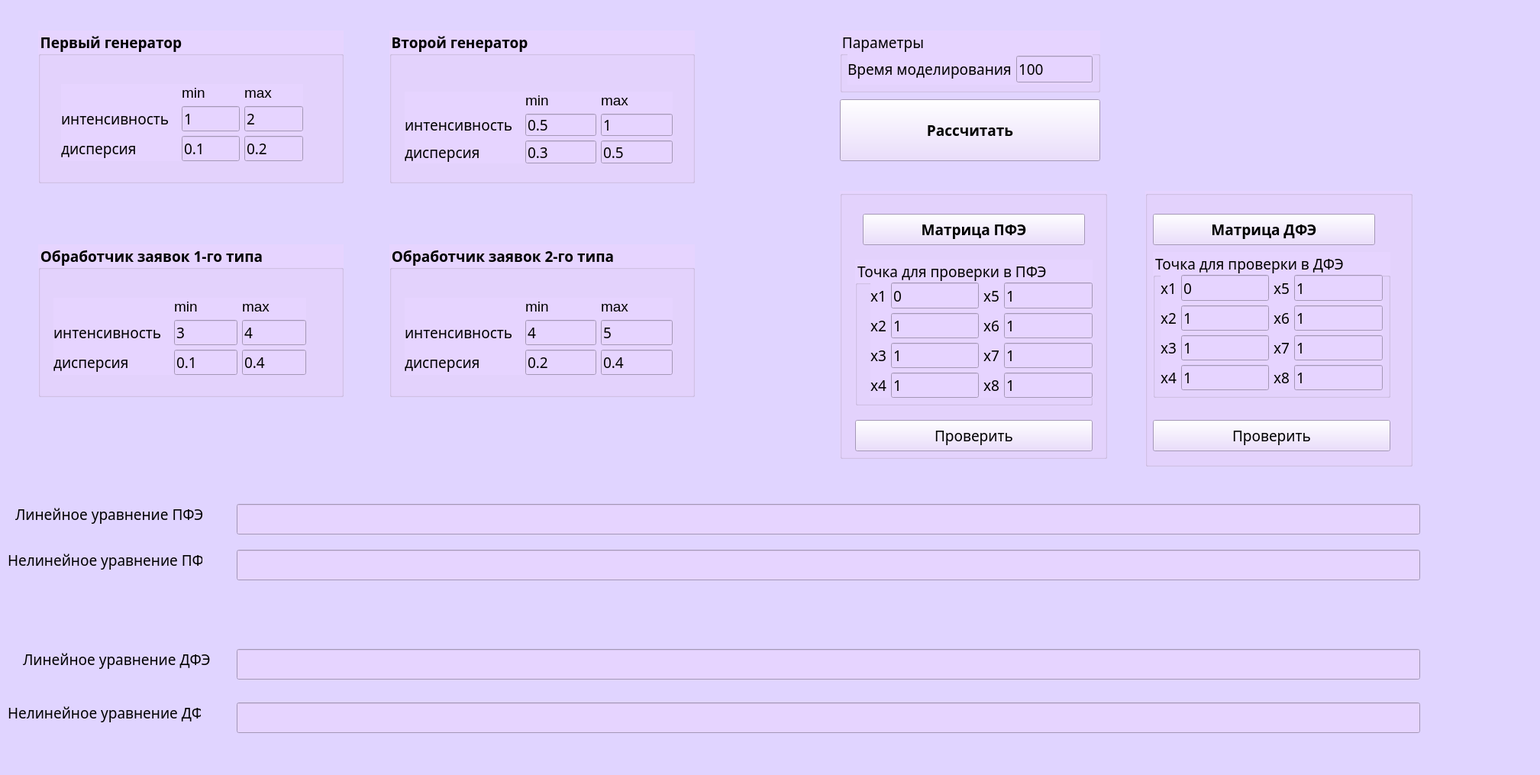
<?xml version="1.0" encoding="UTF-8"?>
<ui version="4.0">
 <class>Form</class>
 <widget class="QWidget" name="Form">
  <property name="geometry">
   <rect>
    <x>0</x>
    <y>0</y>
    <width>2017</width>
    <height>1015</height>
   </rect>
  </property>
  <property name="sizePolicy">
   <sizepolicy hsizetype="Fixed" vsizetype="Fixed">
    <horstretch>0</horstretch>
    <verstretch>0</verstretch>
   </sizepolicy>
  </property>
  <property name="font">
   <font>
    <family>Monaco</family>
    <pointsize>14</pointsize>
   </font>
  </property>
  <property name="windowTitle">
   <string>EP lab_3</string>
  </property>
  <property name="styleSheet">
   <string notr="true">background-color: rgb(224, 212, 255);</string>
  </property>
  <widget class="QPushButton" name="calc_button">
   <property name="geometry">
    <rect>
     <x>1100</x>
     <y>130</y>
     <width>341</width>
     <height>81</height>
    </rect>
   </property>
   <property name="font">
    <font>
     <family>Monaco</family>
     <pointsize>14</pointsize>
     <bold>true</bold>
    </font>
   </property>
   <property name="styleSheet">
    <string notr="true">background-color: rgb(230, 212, 255);</string>
   </property>
   <property name="text">
    <string>Рассчитать</string>
   </property>
  </widget>
  <widget class="QGroupBox" name="groupBox">
   <property name="geometry">
    <rect>
     <x>50</x>
     <y>40</y>
     <width>400</width>
     <height>200</height>
    </rect>
   </property>
   <property name="font">
    <font>
     <family>Monaco</family>
     <pointsize>14</pointsize>
     <bold>true</bold>
    </font>
   </property>
   <property name="styleSheet">
    <string notr="true">background-color: rgb(230, 212, 255);</string>
   </property>
   <property name="title">
    <string>Первый генератор</string>
   </property>
   <widget class="QWidget" name="gridLayoutWidget">
    <property name="geometry">
     <rect>
      <x>30</x>
      <y>70</y>
      <width>317</width>
      <height>101</height>
     </rect>
    </property>
    <layout class="QGridLayout" name="gridLayout_3">
     <item row="2" column="0">
      <widget class="QLabel" name="label_a_2">
       <property name="font">
        <font>
         <family>Monaco</family>
         <pointsize>14</pointsize>
        </font>
       </property>
       <property name="text">
        <string notr="true">дисперсия</string>
       </property>
      </widget>
     </item>
     <item row="0" column="2">
      <widget class="QLabel" name="label_8">
       <property name="font">
        <font>
         <pointsize>14</pointsize>
        </font>
       </property>
       <property name="text">
        <string>max</string>
       </property>
      </widget>
     </item>
     <item row="2" column="2">
      <widget class="QLineEdit" name="line_edit_max_gen_var">
       <property name="font">
        <font>
         <family>Monaco</family>
         <pointsize>14</pointsize>
        </font>
       </property>
       <property name="text">
        <string>0.2</string>
       </property>
      </widget>
     </item>
     <item row="1" column="1">
      <widget class="QLineEdit" name="line_edit_min_gen_int">
       <property name="font">
        <font>
         <family>Monaco</family>
         <pointsize>14</pointsize>
        </font>
       </property>
       <property name="text">
        <string>1</string>
       </property>
      </widget>
     </item>
     <item row="1" column="0">
      <widget class="QLabel" name="label_b">
       <property name="font">
        <font>
         <family>Monaco</family>
         <pointsize>14</pointsize>
        </font>
       </property>
       <property name="text">
        <string notr="true">интенсивность  </string>
       </property>
      </widget>
     </item>
     <item row="0" column="1">
      <widget class="QLabel" name="label_5">
       <property name="font">
        <font>
         <pointsize>14</pointsize>
        </font>
       </property>
       <property name="text">
        <string>min</string>
       </property>
      </widget>
     </item>
     <item row="2" column="1">
      <widget class="QLineEdit" name="line_edit_min_gen_var">
       <property name="font">
        <font>
         <family>Monaco</family>
         <pointsize>14</pointsize>
        </font>
       </property>
       <property name="text">
        <string>0.1</string>
       </property>
      </widget>
     </item>
     <item row="1" column="2">
      <widget class="QLineEdit" name="line_edit_max_gen_int">
       <property name="font">
        <font>
         <family>Monaco</family>
         <pointsize>14</pointsize>
        </font>
       </property>
       <property name="text">
        <string>2</string>
       </property>
      </widget>
     </item>
    </layout>
   </widget>
  </widget>
  <widget class="QGroupBox" name="groupBox_3">
   <property name="geometry">
    <rect>
     <x>1100</x>
     <y>40</y>
     <width>341</width>
     <height>81</height>
    </rect>
   </property>
   <property name="font">
    <font>
     <family>Monaco</family>
     <pointsize>14</pointsize>
    </font>
   </property>
   <property name="styleSheet">
    <string notr="true">background-color: rgb(230, 212, 255);</string>
   </property>
   <property name="title">
    <string>Параметры</string>
   </property>
   <widget class="QWidget" name="gridLayoutWidget_4">
    <property name="geometry">
     <rect>
      <x>10</x>
      <y>30</y>
      <width>321</width>
      <height>41</height>
     </rect>
    </property>
    <layout class="QGridLayout" name="gridLayout_6">
     <item row="0" column="0">
      <widget class="QLabel" name="label_req_cnt">
       <property name="font">
        <font>
         <family>Monaco</family>
         <pointsize>14</pointsize>
        </font>
       </property>
       <property name="text">
        <string>Время моделирования</string>
       </property>
      </widget>
     </item>
     <item row="0" column="1">
      <widget class="QLineEdit" name="line_edit_time">
       <property name="font">
        <font>
         <family>Monaco</family>
         <pointsize>14</pointsize>
        </font>
       </property>
       <property name="text">
        <string>100</string>
       </property>
      </widget>
     </item>
    </layout>
   </widget>
  </widget>
  <widget class="QGroupBox" name="groupBox_2">
   <property name="geometry">
    <rect>
     <x>50</x>
     <y>320</y>
     <width>400</width>
     <height>200</height>
    </rect>
   </property>
   <property name="font">
    <font>
     <family>Monaco</family>
     <pointsize>14</pointsize>
     <bold>true</bold>
    </font>
   </property>
   <property name="styleSheet">
    <string notr="true">background-color: rgb(230, 212, 255);</string>
   </property>
   <property name="title">
    <string>Обработчик заявок 1-го типа</string>
   </property>
   <widget class="QWidget" name="gridLayoutWidget_2">
    <property name="geometry">
     <rect>
      <x>20</x>
      <y>70</y>
      <width>331</width>
      <height>101</height>
     </rect>
    </property>
    <layout class="QGridLayout" name="gridLayout_4">
     <item row="2" column="0">
      <widget class="QLabel" name="label_a_3">
       <property name="font">
        <font>
         <family>Monaco</family>
         <pointsize>14</pointsize>
        </font>
       </property>
       <property name="text">
        <string notr="true">дисперсия </string>
       </property>
      </widget>
     </item>
     <item row="2" column="1">
      <widget class="QLineEdit" name="line_edit_min_pm_var_1">
       <property name="font">
        <font>
         <family>Monaco</family>
         <pointsize>14</pointsize>
        </font>
       </property>
       <property name="text">
        <string>0.1</string>
       </property>
      </widget>
     </item>
     <item row="2" column="2">
      <widget class="QLineEdit" name="line_edit_max_pm_var_1">
       <property name="font">
        <font>
         <family>Monaco</family>
         <pointsize>14</pointsize>
        </font>
       </property>
       <property name="text">
        <string>0.4</string>
       </property>
      </widget>
     </item>
     <item row="1" column="0">
      <widget class="QLabel" name="label_a_4">
       <property name="font">
        <font>
         <family>Monaco</family>
         <pointsize>14</pointsize>
        </font>
       </property>
       <property name="text">
        <string notr="true">интенсивность  </string>
       </property>
      </widget>
     </item>
     <item row="1" column="1">
      <widget class="QLineEdit" name="line_edit_min_pm_int_1">
       <property name="font">
        <font>
         <family>Monaco</family>
         <pointsize>14</pointsize>
        </font>
       </property>
       <property name="text">
        <string>3</string>
       </property>
      </widget>
     </item>
     <item row="0" column="1">
      <widget class="QLabel" name="label_6">
       <property name="font">
        <font>
         <pointsize>14</pointsize>
        </font>
       </property>
       <property name="text">
        <string>min</string>
       </property>
      </widget>
     </item>
     <item row="0" column="2">
      <widget class="QLabel" name="label_7">
       <property name="font">
        <font>
         <pointsize>14</pointsize>
        </font>
       </property>
       <property name="text">
        <string>max</string>
       </property>
      </widget>
     </item>
     <item row="1" column="2">
      <widget class="QLineEdit" name="line_edit_max_pm_int_1">
       <property name="font">
        <font>
         <family>Monaco</family>
         <pointsize>14</pointsize>
        </font>
       </property>
       <property name="text">
        <string>4</string>
       </property>
      </widget>
     </item>
    </layout>
   </widget>
  </widget>
  <widget class="QGroupBox" name="groupBox_5">
   <property name="geometry">
    <rect>
     <x>510</x>
     <y>40</y>
     <width>400</width>
     <height>200</height>
    </rect>
   </property>
   <property name="font">
    <font>
     <family>Monaco</family>
     <pointsize>14</pointsize>
     <bold>true</bold>
    </font>
   </property>
   <property name="styleSheet">
    <string notr="true">background-color: rgb(230, 212, 255);</string>
   </property>
   <property name="title">
    <string>Второй генератор</string>
   </property>
   <widget class="QWidget" name="gridLayoutWidget_6">
    <property name="geometry">
     <rect>
      <x>20</x>
      <y>80</y>
      <width>351</width>
      <height>94</height>
     </rect>
    </property>
    <layout class="QGridLayout" name="gridLayout_5">
     <item row="1" column="0">
      <widget class="QLabel" name="label_a_6">
       <property name="font">
        <font>
         <family>Monaco</family>
         <pointsize>14</pointsize>
        </font>
       </property>
       <property name="text">
        <string notr="true">интенсивность  </string>
       </property>
      </widget>
     </item>
     <item row="0" column="1">
      <widget class="QLabel" name="label_3">
       <property name="font">
        <font>
         <pointsize>14</pointsize>
        </font>
       </property>
       <property name="text">
        <string>min</string>
       </property>
      </widget>
     </item>
     <item row="2" column="2">
      <widget class="QLineEdit" name="line_edit_max_gen_var_2">
       <property name="font">
        <font>
         <family>Monaco</family>
         <pointsize>14</pointsize>
        </font>
       </property>
       <property name="text">
        <string>0.5</string>
       </property>
      </widget>
     </item>
     <item row="1" column="2">
      <widget class="QLineEdit" name="line_edit_max_gen_int_2">
       <property name="font">
        <font>
         <family>Monaco</family>
         <pointsize>14</pointsize>
        </font>
       </property>
       <property name="text">
        <string>1</string>
       </property>
      </widget>
     </item>
     <item row="0" column="2">
      <widget class="QLabel" name="label_4">
       <property name="font">
        <font>
         <pointsize>14</pointsize>
        </font>
       </property>
       <property name="text">
        <string>max</string>
       </property>
      </widget>
     </item>
     <item row="1" column="1">
      <widget class="QLineEdit" name="line_edit_min_gen_int_2">
       <property name="font">
        <font>
         <family>Monaco</family>
         <pointsize>14</pointsize>
        </font>
       </property>
       <property name="text">
        <string>0.5</string>
       </property>
      </widget>
     </item>
     <item row="2" column="1">
      <widget class="QLineEdit" name="line_edit_min_gen_var_2">
       <property name="font">
        <font>
         <family>Monaco</family>
         <pointsize>14</pointsize>
        </font>
       </property>
       <property name="text">
        <string>0.3</string>
       </property>
      </widget>
     </item>
     <item row="2" column="0">
      <widget class="QLabel" name="label_a_5">
       <property name="font">
        <font>
         <family>Monaco</family>
         <pointsize>14</pointsize>
        </font>
       </property>
       <property name="text">
        <string notr="true">дисперсия</string>
       </property>
      </widget>
     </item>
    </layout>
   </widget>
  </widget>
  <widget class="QGroupBox" name="groupBox_7">
   <property name="geometry">
    <rect>
     <x>510</x>
     <y>320</y>
     <width>400</width>
     <height>200</height>
    </rect>
   </property>
   <property name="font">
    <font>
     <family>Monaco</family>
     <pointsize>14</pointsize>
     <bold>true</bold>
    </font>
   </property>
   <property name="styleSheet">
    <string notr="true">background-color: rgb(230, 212, 255);</string>
   </property>
   <property name="title">
    <string>Обработчик заявок 2-го типа</string>
   </property>
   <widget class="QWidget" name="gridLayoutWidget_8">
    <property name="geometry">
     <rect>
      <x>20</x>
      <y>70</y>
      <width>351</width>
      <height>101</height>
     </rect>
    </property>
    <layout class="QGridLayout" name="gridLayout_10">
     <item row="1" column="2">
      <widget class="QLineEdit" name="line_edit_max_pm_int_2">
       <property name="font">
        <font>
         <family>Monaco</family>
         <pointsize>14</pointsize>
        </font>
       </property>
       <property name="text">
        <string>5</string>
       </property>
      </widget>
     </item>
     <item row="0" column="1">
      <widget class="QLabel" name="label">
       <property name="font">
        <font>
         <pointsize>14</pointsize>
        </font>
       </property>
       <property name="text">
        <string>min</string>
       </property>
      </widget>
     </item>
     <item row="0" column="2">
      <widget class="QLabel" name="label_2">
       <property name="font">
        <font>
         <pointsize>14</pointsize>
        </font>
       </property>
       <property name="text">
        <string>max</string>
       </property>
      </widget>
     </item>
     <item row="1" column="1">
      <widget class="QLineEdit" name="line_edit_min_pm_int_2">
       <property name="font">
        <font>
         <family>Monaco</family>
         <pointsize>14</pointsize>
        </font>
       </property>
       <property name="text">
        <string>4</string>
       </property>
      </widget>
     </item>
     <item row="2" column="1">
      <widget class="QLineEdit" name="line_edit_min_pm_var_2">
       <property name="font">
        <font>
         <family>Monaco</family>
         <pointsize>14</pointsize>
        </font>
       </property>
       <property name="text">
        <string>0.2</string>
       </property>
      </widget>
     </item>
     <item row="2" column="0">
      <widget class="QLabel" name="label_a_23">
       <property name="font">
        <font>
         <family>Monaco</family>
         <pointsize>14</pointsize>
        </font>
       </property>
       <property name="text">
        <string notr="true">дисперсия</string>
       </property>
      </widget>
     </item>
     <item row="1" column="0">
      <widget class="QLabel" name="label_a_24">
       <property name="font">
        <font>
         <family>Monaco</family>
         <pointsize>14</pointsize>
        </font>
       </property>
       <property name="text">
        <string notr="true">интенсивность  </string>
       </property>
      </widget>
     </item>
     <item row="2" column="2">
      <widget class="QLineEdit" name="line_edit_max_pm_var_2">
       <property name="font">
        <font>
         <family>Monaco</family>
         <pointsize>14</pointsize>
        </font>
       </property>
       <property name="text">
        <string>0.4</string>
       </property>
      </widget>
     </item>
    </layout>
   </widget>
  </widget>
  <widget class="QGroupBox" name="groupBox_8">
   <property name="geometry">
    <rect>
     <x>1100</x>
     <y>250</y>
     <width>350</width>
     <height>351</height>
    </rect>
   </property>
   <property name="styleSheet">
    <string notr="true">background-color: rgb(230, 212, 255);</string>
   </property>
   <property name="title">
    <string/>
   </property>
   <widget class="QPushButton" name="show_full_table_button">
    <property name="geometry">
     <rect>
      <x>30</x>
      <y>30</y>
      <width>291</width>
      <height>41</height>
     </rect>
    </property>
    <property name="font">
     <font>
      <family>Monaco</family>
      <pointsize>14</pointsize>
      <bold>true</bold>
     </font>
    </property>
    <property name="styleSheet">
     <string notr="true">background-color: rgb(230, 212, 255);</string>
    </property>
    <property name="text">
     <string>Матрица ПФЭ</string>
    </property>
   </widget>
   <widget class="QPushButton" name="check_full_button">
    <property name="geometry">
     <rect>
      <x>20</x>
      <y>300</y>
      <width>311</width>
      <height>41</height>
     </rect>
    </property>
    <property name="font">
     <font>
      <family>Monaco</family>
      <pointsize>14</pointsize>
     </font>
    </property>
    <property name="styleSheet">
     <string notr="true">background-color: rgb(230, 212, 255);</string>
    </property>
    <property name="text">
     <string>Проверить</string>
    </property>
   </widget>
   <widget class="QGroupBox" name="groupBox_4">
    <property name="geometry">
     <rect>
      <x>20</x>
      <y>90</y>
      <width>311</width>
      <height>191</height>
     </rect>
    </property>
    <property name="font">
     <font>
      <family>Monaco</family>
      <pointsize>14</pointsize>
     </font>
    </property>
    <property name="title">
     <string>Точка для проверки в ПФЭ</string>
    </property>
    <widget class="QWidget" name="gridLayoutWidget_5">
     <property name="geometry">
      <rect>
       <x>20</x>
       <y>30</y>
       <width>291</width>
       <height>151</height>
      </rect>
     </property>
     <layout class="QGridLayout" name="gridLayout_8">
      <item row="1" column="4">
       <widget class="QLineEdit" name="line_edit_x6_full">
        <property name="font">
         <font>
          <family>Monaco</family>
          <pointsize>14</pointsize>
         </font>
        </property>
        <property name="text">
         <string>1</string>
        </property>
       </widget>
      </item>
      <item row="2" column="2">
       <widget class="QLineEdit" name="line_edit_x3_full">
        <property name="font">
         <font>
          <family>Monaco</family>
          <pointsize>14</pointsize>
         </font>
        </property>
        <property name="text">
         <string>1</string>
        </property>
       </widget>
      </item>
      <item row="1" column="0">
       <widget class="QLabel" name="label_a_7">
        <property name="font">
         <font>
          <family>Monaco</family>
          <pointsize>14</pointsize>
         </font>
        </property>
        <property name="text">
         <string notr="true">x2</string>
        </property>
       </widget>
      </item>
      <item row="1" column="2">
       <widget class="QLineEdit" name="line_edit_x2_full">
        <property name="font">
         <font>
          <family>Monaco</family>
          <pointsize>14</pointsize>
         </font>
        </property>
        <property name="text">
         <string>1</string>
        </property>
       </widget>
      </item>
      <item row="0" column="4">
       <widget class="QLineEdit" name="line_edit_x5_full">
        <property name="font">
         <font>
          <family>Monaco</family>
          <pointsize>14</pointsize>
         </font>
        </property>
        <property name="text">
         <string>1</string>
        </property>
       </widget>
      </item>
      <item row="0" column="2">
       <widget class="QLineEdit" name="line_edit_x1_full">
        <property name="font">
         <font>
          <family>Monaco</family>
          <pointsize>14</pointsize>
         </font>
        </property>
        <property name="text">
         <string>0</string>
        </property>
       </widget>
      </item>
      <item row="3" column="2">
       <widget class="QLineEdit" name="line_edit_x4_full">
        <property name="font">
         <font>
          <family>Monaco</family>
          <pointsize>14</pointsize>
         </font>
        </property>
        <property name="text">
         <string>1</string>
        </property>
       </widget>
      </item>
      <item row="1" column="3">
       <widget class="QLabel" name="label_a_15">
        <property name="font">
         <font>
          <family>Monaco</family>
          <pointsize>14</pointsize>
         </font>
        </property>
        <property name="text">
         <string notr="true">x6</string>
        </property>
       </widget>
      </item>
      <item row="3" column="0">
       <widget class="QLabel" name="label_a_13">
        <property name="font">
         <font>
          <family>Monaco</family>
          <pointsize>14</pointsize>
         </font>
        </property>
        <property name="text">
         <string notr="true">x4</string>
        </property>
       </widget>
      </item>
      <item row="2" column="0">
       <widget class="QLabel" name="label_a_12">
        <property name="font">
         <font>
          <family>Monaco</family>
          <pointsize>14</pointsize>
         </font>
        </property>
        <property name="text">
         <string notr="true">x3</string>
        </property>
       </widget>
      </item>
      <item row="0" column="3">
       <widget class="QLabel" name="label_a_14">
        <property name="font">
         <font>
          <family>Monaco</family>
          <pointsize>14</pointsize>
         </font>
        </property>
        <property name="text">
         <string notr="true">x5</string>
        </property>
       </widget>
      </item>
      <item row="0" column="0">
       <widget class="QLabel" name="label_a_9">
        <property name="font">
         <font>
          <family>Monaco</family>
          <pointsize>14</pointsize>
         </font>
        </property>
        <property name="text">
         <string notr="true">x1</string>
        </property>
       </widget>
      </item>
      <item row="2" column="3">
       <widget class="QLabel" name="label_a_25">
        <property name="font">
         <font>
          <family>Monaco</family>
          <pointsize>14</pointsize>
         </font>
        </property>
        <property name="text">
         <string notr="true">x7</string>
        </property>
       </widget>
      </item>
      <item row="3" column="3">
       <widget class="QLabel" name="label_a_26">
        <property name="font">
         <font>
          <family>Monaco</family>
          <pointsize>14</pointsize>
         </font>
        </property>
        <property name="text">
         <string notr="true">x8</string>
        </property>
       </widget>
      </item>
      <item row="2" column="4">
       <widget class="QLineEdit" name="line_edit_x7_full">
        <property name="font">
         <font>
          <family>Monaco</family>
          <pointsize>14</pointsize>
         </font>
        </property>
        <property name="text">
         <string>1</string>
        </property>
       </widget>
      </item>
      <item row="3" column="4">
       <widget class="QLineEdit" name="line_edit_x8_full">
        <property name="font">
         <font>
          <family>Monaco</family>
          <pointsize>14</pointsize>
         </font>
        </property>
        <property name="text">
         <string>1</string>
        </property>
       </widget>
      </item>
     </layout>
    </widget>
   </widget>
  </widget>
  <widget class="QGroupBox" name="groupBox_9">
   <property name="geometry">
    <rect>
     <x>1500</x>
     <y>250</y>
     <width>350</width>
     <height>361</height>
    </rect>
   </property>
   <property name="styleSheet">
    <string notr="true">background-color: rgb(230, 212, 255);</string>
   </property>
   <property name="title">
    <string/>
   </property>
   <widget class="QPushButton" name="show_partial_table_button">
    <property name="geometry">
     <rect>
      <x>10</x>
      <y>30</y>
      <width>291</width>
      <height>41</height>
     </rect>
    </property>
    <property name="font">
     <font>
      <family>Monaco</family>
      <pointsize>14</pointsize>
      <bold>true</bold>
     </font>
    </property>
    <property name="text">
     <string>Матрица ДФЭ</string>
    </property>
   </widget>
   <widget class="QGroupBox" name="groupBox_6">
    <property name="geometry">
     <rect>
      <x>10</x>
      <y>80</y>
      <width>311</width>
      <height>191</height>
     </rect>
    </property>
    <property name="font">
     <font>
      <family>Monaco</family>
      <pointsize>14</pointsize>
     </font>
    </property>
    <property name="title">
     <string>Точка для проверки в ДФЭ</string>
    </property>
    <widget class="QWidget" name="gridLayoutWidget_7">
     <property name="geometry">
      <rect>
       <x>10</x>
       <y>30</y>
       <width>291</width>
       <height>151</height>
      </rect>
     </property>
     <layout class="QGridLayout" name="gridLayout_9">
      <item row="3" column="0">
       <widget class="QLabel" name="label_a_17">
        <property name="font">
         <font>
          <family>Monaco</family>
          <pointsize>14</pointsize>
         </font>
        </property>
        <property name="text">
         <string notr="true">x4</string>
        </property>
       </widget>
      </item>
      <item row="1" column="0">
       <widget class="QLabel" name="label_a_18">
        <property name="font">
         <font>
          <family>Monaco</family>
          <pointsize>14</pointsize>
         </font>
        </property>
        <property name="text">
         <string notr="true">x2</string>
        </property>
       </widget>
      </item>
      <item row="2" column="0">
       <widget class="QLabel" name="label_a_19">
        <property name="font">
         <font>
          <family>Monaco</family>
          <pointsize>14</pointsize>
         </font>
        </property>
        <property name="text">
         <string notr="true">x3</string>
        </property>
       </widget>
      </item>
      <item row="0" column="0">
       <widget class="QLabel" name="label_a_16">
        <property name="font">
         <font>
          <family>Monaco</family>
          <pointsize>14</pointsize>
         </font>
        </property>
        <property name="text">
         <string notr="true">x1</string>
        </property>
       </widget>
      </item>
      <item row="3" column="2">
       <widget class="QLineEdit" name="line_edit_x4_partial">
        <property name="font">
         <font>
          <family>Monaco</family>
          <pointsize>14</pointsize>
         </font>
        </property>
        <property name="text">
         <string>1</string>
        </property>
       </widget>
      </item>
      <item row="0" column="4">
       <widget class="QLineEdit" name="line_edit_x5_partial">
        <property name="font">
         <font>
          <family>Monaco</family>
          <pointsize>14</pointsize>
         </font>
        </property>
        <property name="text">
         <string>1</string>
        </property>
       </widget>
      </item>
      <item row="0" column="2">
       <widget class="QLineEdit" name="line_edit_x1_partial">
        <property name="font">
         <font>
          <family>Monaco</family>
          <pointsize>14</pointsize>
         </font>
        </property>
        <property name="text">
         <string>0</string>
        </property>
       </widget>
      </item>
      <item row="2" column="2">
       <widget class="QLineEdit" name="line_edit_x3_partial">
        <property name="font">
         <font>
          <family>Monaco</family>
          <pointsize>14</pointsize>
         </font>
        </property>
        <property name="text">
         <string>1</string>
        </property>
       </widget>
      </item>
      <item row="1" column="2">
       <widget class="QLineEdit" name="line_edit_x2_partial">
        <property name="font">
         <font>
          <family>Monaco</family>
          <pointsize>14</pointsize>
         </font>
        </property>
        <property name="text">
         <string>1</string>
        </property>
       </widget>
      </item>
      <item row="0" column="3">
       <widget class="QLabel" name="label_a_20">
        <property name="font">
         <font>
          <family>Monaco</family>
          <pointsize>14</pointsize>
         </font>
        </property>
        <property name="text">
         <string notr="true">x5</string>
        </property>
       </widget>
      </item>
      <item row="1" column="4">
       <widget class="QLineEdit" name="line_edit_x6_partial">
        <property name="font">
         <font>
          <family>Monaco</family>
          <pointsize>14</pointsize>
         </font>
        </property>
        <property name="text">
         <string>1</string>
        </property>
       </widget>
      </item>
      <item row="1" column="3">
       <widget class="QLabel" name="label_a_21">
        <property name="font">
         <font>
          <family>Monaco</family>
          <pointsize>14</pointsize>
         </font>
        </property>
        <property name="text">
         <string notr="true">x6</string>
        </property>
       </widget>
      </item>
      <item row="2" column="3">
       <widget class="QLabel" name="label_a_28">
        <property name="font">
         <font>
          <family>Monaco</family>
          <pointsize>14</pointsize>
         </font>
        </property>
        <property name="text">
         <string notr="true">x7</string>
        </property>
       </widget>
      </item>
      <item row="3" column="3">
       <widget class="QLabel" name="label_a_27">
        <property name="font">
         <font>
          <family>Monaco</family>
          <pointsize>14</pointsize>
         </font>
        </property>
        <property name="text">
         <string notr="true">x8</string>
        </property>
       </widget>
      </item>
      <item row="2" column="4">
       <widget class="QLineEdit" name="line_edit_x7_partial">
        <property name="font">
         <font>
          <family>Monaco</family>
          <pointsize>14</pointsize>
         </font>
        </property>
        <property name="text">
         <string>1</string>
        </property>
       </widget>
      </item>
      <item row="3" column="4">
       <widget class="QLineEdit" name="line_edit_x8_partial">
        <property name="font">
         <font>
          <family>Monaco</family>
          <pointsize>14</pointsize>
         </font>
        </property>
        <property name="text">
         <string>1</string>
        </property>
       </widget>
      </item>
     </layout>
    </widget>
   </widget>
   <widget class="QPushButton" name="check_partial_button">
    <property name="geometry">
     <rect>
      <x>10</x>
      <y>300</y>
      <width>311</width>
      <height>41</height>
     </rect>
    </property>
    <property name="font">
     <font>
      <family>Monaco</family>
      <pointsize>14</pointsize>
     </font>
    </property>
    <property name="text">
     <string>Проверить</string>
    </property>
   </widget>
  </widget>
  <widget class="QLabel" name="label_a_8">
   <property name="geometry">
    <rect>
     <x>20</x>
     <y>660</y>
     <width>255</width>
     <height>26</height>
    </rect>
   </property>
   <property name="font">
    <font>
     <family>Monaco</family>
     <pointsize>14</pointsize>
    </font>
   </property>
   <property name="text">
    <string notr="true">Линейное уравнение ПФЭ</string>
   </property>
  </widget>
  <widget class="QLabel" name="label_b_8">
   <property name="geometry">
    <rect>
     <x>10</x>
     <y>720</y>
     <width>255</width>
     <height>26</height>
    </rect>
   </property>
   <property name="font">
    <font>
     <family>Monaco</family>
     <pointsize>14</pointsize>
    </font>
   </property>
   <property name="text">
    <string notr="true">Нелинейное уравнение ПФЭ</string>
   </property>
  </widget>
  <widget class="QLabel" name="label_a_22">
   <property name="geometry">
    <rect>
     <x>30</x>
     <y>850</y>
     <width>253</width>
     <height>26</height>
    </rect>
   </property>
   <property name="font">
    <font>
     <family>Monaco</family>
     <pointsize>14</pointsize>
    </font>
   </property>
   <property name="text">
    <string notr="true">Линейное уравнение ДФЭ</string>
   </property>
  </widget>
  <widget class="QLabel" name="label_b_9">
   <property name="geometry">
    <rect>
     <x>10</x>
     <y>920</y>
     <width>253</width>
     <height>26</height>
    </rect>
   </property>
   <property name="font">
    <font>
     <family>Monaco</family>
     <pointsize>14</pointsize>
    </font>
   </property>
   <property name="text">
    <string notr="true">Нелинейное уравнение ДФЭ</string>
   </property>
  </widget>
  <widget class="QLineEdit" name="line_edit_lin_regr_full">
   <property name="geometry">
    <rect>
     <x>310</x>
     <y>660</y>
     <width>1550</width>
     <height>40</height>
    </rect>
   </property>
   <property name="styleSheet">
    <string notr="true">background-color: rgb(230, 212, 255);</string>
   </property>
  </widget>
  <widget class="QLineEdit" name="line_edit_nonlin_regr_full">
   <property name="geometry">
    <rect>
     <x>310</x>
     <y>720</y>
     <width>1550</width>
     <height>40</height>
    </rect>
   </property>
   <property name="styleSheet">
    <string notr="true">background-color: rgb(230, 212, 255);</string>
   </property>
  </widget>
  <widget class="QLineEdit" name="line_edit_nonlin_regr_partial">
   <property name="geometry">
    <rect>
     <x>310</x>
     <y>920</y>
     <width>1550</width>
     <height>40</height>
    </rect>
   </property>
   <property name="styleSheet">
    <string notr="true">background-color: rgb(230, 212, 255);</string>
   </property>
  </widget>
  <widget class="QLineEdit" name="line_edit_lin_regr_partial">
   <property name="geometry">
    <rect>
     <x>310</x>
     <y>850</y>
     <width>1550</width>
     <height>40</height>
    </rect>
   </property>
   <property name="styleSheet">
    <string notr="true">background-color: rgb(230, 212, 255);</string>
   </property>
  </widget>
 </widget>
 <resources/>
 <connections/>
</ui>
